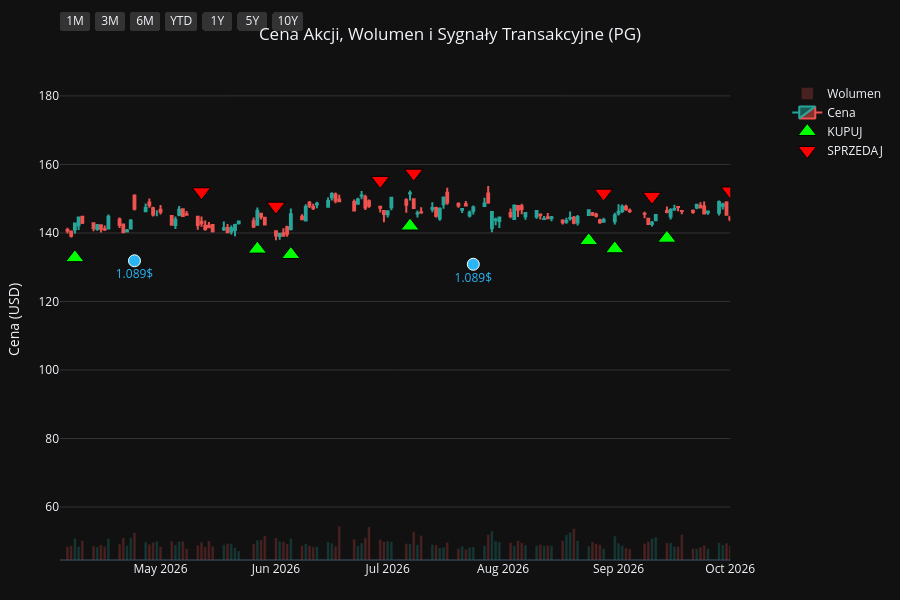
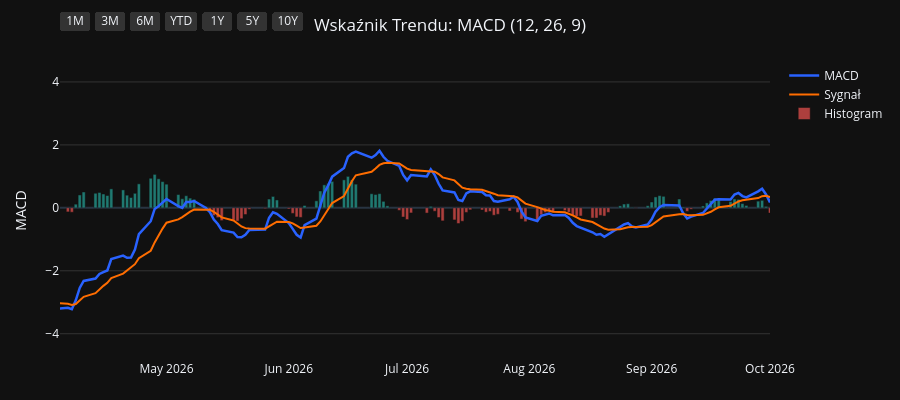
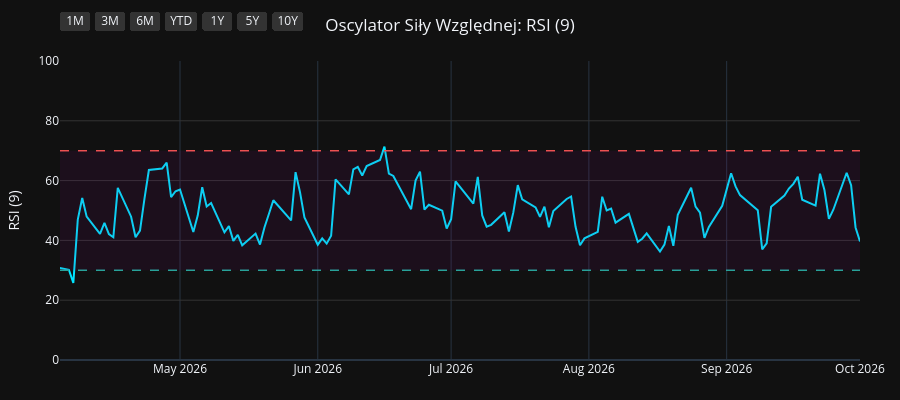
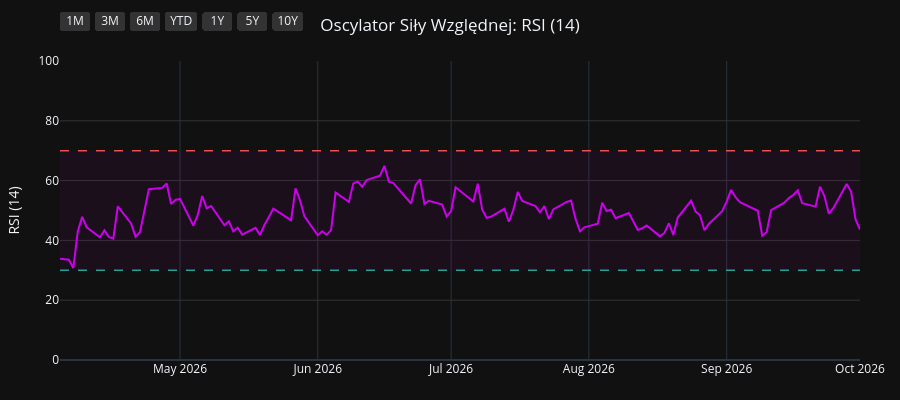

The code cell stored with these charts, in order, in its notebook:
### Code cell
import os
import yfinance as yf
import pandas as pd
import pandas_ta as ta
import plotly.graph_objects as go
from plotly.subplots import make_subplots

# 1. Pobranie i przygotowanie danych
symbol = os.environ.get("STOCK_TICKER", "").strip().upper()
if not symbol:
    raise RuntimeError("Set STOCK_TICKER before running price_extractor.ipynb")
df = yf.Ticker(symbol).history(period="10y")
df.index = df.index.tz_localize(None)

# Wskaźniki i sygnały
df.ta.macd(fast=12, slow=26, signal=9, append=True)
df.ta.rsi(length=9, append=True)
df.ta.rsi(length=14, append=True)
df.ta.rsi(length=21, append=True)
df.dropna(inplace=True)

macd = df['MACD_12_26_9']
signal = df['MACDs_12_26_9']
wczorajszy_macd = macd.shift(1)
wczorajszy_signal = signal.shift(1)

df['Decyzja'] = 'BRAK'
df.loc[(macd > signal) & (wczorajszy_macd <= wczorajszy_signal), 'Decyzja'] = 'KUPUJ'
df.loc[(macd < signal) & (wczorajszy_macd >= wczorajszy_signal), 'Decyzja'] = 'SPRZEDAJ'

df_kupuj = df[df['Decyzja'] == 'KUPUJ']
df_sprzedaj = df[df['Decyzja'] == 'SPRZEDAJ']
df_dywidendy = df[df['Dividends'] > 0]
df_splity = df[df['Stock Splits'] > 0]

# Wspólna konfiguracja osi X
konfiguracja_osi_x = dict(
    type="date",
    showspikes=True, spikemode="across", spikesnap="cursor", spikedash="dot", spikecolor="#ffffff", spikethickness=1, hoverformat="%Y-%m-%d",
    rangeselector=dict(
        buttons=list([
            dict(count=1, label="1M", step="month", stepmode="backward"),
            dict(count=3, label="3M", step="month", stepmode="backward"),
            dict(count=6, label="6M", step="month", stepmode="backward"),
            dict(count=1, label="YTD", step="year", stepmode="todate"),
            dict(count=1, label="1Y", step="year", stepmode="backward"),
            dict(count=5, label="5Y", step="year", stepmode="backward"),
            dict(step="all", label="10Y")
        ]),
        bgcolor="#333333", activecolor="#2962ff", x=0, y=1.1
    )
)

# ==========================================
# WYKRES 1: CENA + WOLUMEN + SYGNAŁY
# ==========================================
fig1 = make_subplots(specs=[[{"secondary_y": True}]])

kolory_wolumenu = ['#26a69a' if row['Close'] >= row['Open'] else '#ef5350' for index, row in df.iterrows()]
fig1.add_trace(go.Bar(x=df.index, y=df['Volume'], marker_color=kolory_wolumenu, opacity=0.25, name='Wolumen'), secondary_y=True)
fig1.add_trace(go.Candlestick(x=df.index, open=df['Open'], high=df['High'], low=df['Low'], close=df['Close'], name='Cena', increasing_line_color='#26a69a', decreasing_line_color='#ef5350'), secondary_y=False)
fig1.add_trace(go.Scatter(x=df_kupuj.index, y=df_kupuj['Low'] * 0.95, customdata=df_kupuj[['Low', 'High']], mode='markers', marker=dict(symbol='triangle-up', size=16, color='#00ff00', line=dict(width=1, color='black')), name='KUPUJ', hovertemplate='KUPUJ<br>Najniższa: %{customdata[0]:.2f}<br>Najwyższa: %{customdata[1]:.2f}<extra></extra>'), secondary_y=False)
fig1.add_trace(go.Scatter(x=df_sprzedaj.index, y=df_sprzedaj['High'] * 1.05, customdata=df_sprzedaj[['Low', 'High']], mode='markers', marker=dict(symbol='triangle-down', size=16, color='#ff0000', line=dict(width=1, color='black')), name='SPRZEDAJ', hovertemplate='SPRZEDAJ<br>Najniższa: %{customdata[0]:.2f}<br>Najwyższa: %{customdata[1]:.2f}<extra></extra>'), secondary_y=False)

if not df_dywidendy.empty:
    fig1.add_trace(go.Scatter(x=df_dywidendy.index, y=df_dywidendy['Low'] * 0.90, mode='markers+text', marker=dict(symbol='circle', size=12, color='#29b6f6', line=dict(width=1, color='white')), text=df_dywidendy['Dividends'].apply(lambda x: f"{x}$"), textposition="bottom center", name='Dywidenda', showlegend=False, hovertemplate='Dywidenda: %{text}<extra></extra>', textfont=dict(color="#29b6f6")), secondary_y=False)
if not df_splity.empty:
                    fig1.add_trace(go.Scatter(x=df_splity.index, y=df_splity['High'], mode='markers+text', marker=dict(symbol='star', size=16, color='#ffee58', line=dict(width=1, color='black')), text=df_splity['Stock Splits'].apply(lambda x: f"{x:g}:1" if x >= 1 else f"1:{1 / x:g}"), textposition="top center", name='Split', hovertemplate='%{text}<extra></extra>', textfont=dict(color="#ffee58")), secondary_y=False)

fig1.update_layout(title=dict(text=f"Cena Akcji, Wolumen i Sygnały Transakcyjne ({symbol})", x=0.5, xanchor='center'), dragmode='pan', xaxis_rangeslider_visible=False, template='plotly_dark', height=600, hovermode='x unified', margin=dict(l=60, r=40, t=60, b=40))
fig1.update_xaxes(**konfiguracja_osi_x)
fig1.update_xaxes(range=[df.index.max() - pd.Timedelta(days=180), df.index.max()])
fig1.update_yaxes(title_text="Cena (USD)", secondary_y=False, gridcolor='#333333')
fig1.update_yaxes(range=[0, df['Volume'].max() * 4], showgrid=False, showticklabels=False, secondary_y=True)
fig1.show(config={'scrollZoom': True})

# ==========================================
# WYKRES 2: WSKAŹNIK MACD
# ==========================================
fig2 = go.Figure()
fig2.add_trace(go.Scatter(x=df.index, y=df['MACD_12_26_9'], line=dict(color='#2962ff', width=2.5), name='MACD'))
fig2.add_trace(go.Scatter(x=df.index, y=df['MACDs_12_26_9'], line=dict(color='#ff6d00', width=2), name='Sygnał'))
kolory_macd = ['#26a69a' if val >= 0 else '#ef5350' for val in df['MACDh_12_26_9']]
fig2.add_trace(go.Bar(x=df.index, y=df['MACDh_12_26_9'], marker_color=kolory_macd, name='Histogram', opacity=0.7))
fig2.update_layout(title=dict(text="Wskaźnik Trendu: MACD (12, 26, 9)", x=0.5, xanchor='center'), dragmode='pan', xaxis_rangeslider_visible=False, template='plotly_dark', height=400, hovermode='x unified', margin=dict(l=60, r=40, t=60, b=40))
fig2.update_xaxes(**konfiguracja_osi_x)
fig2.update_xaxes(range=[df.index.max() - pd.Timedelta(days=180), df.index.max()])
fig2.update_yaxes(title_text="MACD", gridcolor='#333333')
fig2.show(config={'scrollZoom': True})

# ==========================================
# WYKRES 3: OSCYLATOR RSI (9)
# ==========================================
fig3 = go.Figure()
fig3.add_trace(go.Scatter(x=df.index, y=df['RSI_9'], line=dict(color='#00e5ff', width=2), name='RSI (9)'))
fig3.add_hline(y=70, line_dash="dash", line_color="#ef5350", line_width=1.5)
fig3.add_hline(y=30, line_dash="dash", line_color="#26a69a", line_width=1.5)
fig3.add_hrect(y0=30, y1=70, line_width=0, fillcolor="purple", opacity=0.1)
fig3.update_layout(title=dict(text="Oscylator Siły Względnej: RSI (9)", x=0.5, xanchor='center'), dragmode='pan', xaxis_rangeslider_visible=False, template='plotly_dark', height=400, hovermode='x unified', margin=dict(l=60, r=40, t=60, b=40))
fig3.update_xaxes(**konfiguracja_osi_x)
fig3.update_xaxes(range=[df.index.max() - pd.Timedelta(days=180), df.index.max()])
fig3.update_yaxes(title_text="RSI (9)", range=[0, 100], gridcolor='#333333')
fig3.show(config={'scrollZoom': True})

# ==========================================
# WYKRES 4: OSCYLATOR RSI (14)
# ==========================================
fig4 = go.Figure()
fig4.add_trace(go.Scatter(x=df.index, y=df['RSI_14'], line=dict(color='#d500f9', width=2), name='RSI (14)'))
fig4.add_hline(y=70, line_dash="dash", line_color="#ef5350", line_width=1.5)
fig4.add_hline(y=30, line_dash="dash", line_color="#26a69a", line_width=1.5)
fig4.add_hrect(y0=30, y1=70, line_width=0, fillcolor="purple", opacity=0.1)
fig4.update_layout(title=dict(text="Oscylator Siły Względnej: RSI (14)", x=0.5, xanchor='center'), dragmode='pan', xaxis_rangeslider_visible=False, template='plotly_dark', height=400, hovermode='x unified', margin=dict(l=60, r=40, t=60, b=40))
fig4.update_xaxes(**konfiguracja_osi_x)
fig4.update_xaxes(range=[df.index.max() - pd.Timedelta(days=180), df.index.max()])
fig4.update_yaxes(title_text="RSI (14)", range=[0, 100], gridcolor='#333333')
fig4.show(config={'scrollZoom': True})

# ==========================================
# WYKRES 5: OSCYLATOR RSI (21)
# ==========================================
fig5 = go.Figure()
fig5.add_trace(go.Scatter(x=df.index, y=df['RSI_21'], line=dict(color='#64dd17', width=2), name='RSI (21)'))
fig5.add_hline(y=70, line_dash="dash", line_color="#ef5350", line_width=1.5)
fig5.add_hline(y=30, line_dash="dash", line_color="#26a69a", line_width=1.5)
fig5.add_hrect(y0=30, y1=70, line_width=0, fillcolor="purple", opacity=0.1)
fig5.update_layout(title=dict(text="Oscylator Siły Względnej: RSI (21)", x=0.5, xanchor='center'), dragmode='pan', xaxis_rangeslider_visible=False, template='plotly_dark', height=400, hovermode='x unified', margin=dict(l=60, r=40, t=60, b=40))
fig5.update_xaxes(**konfiguracja_osi_x)
fig5.update_xaxes(range=[df.index.max() - pd.Timedelta(days=180), df.index.max()])
fig5.update_yaxes(title_text="RSI (21)", range=[0, 100], gridcolor='#333333')
fig5.show(config={'scrollZoom': True})

### Figure 1 — Plotly figure (JSON) as saved in the notebook; plotly's stock layout.template omitted (floating-point values rounded to 4 significant figures; data arrays with more than 128 entries replaced by an {"elided": "..."} marker saying what was removed)
{"data": [{"marker": {"color": {"elided": "2480 str values"}}, "name": "Wolumen", "opacity": 0.25, "type": "bar", "x": {"elided": "2480 str values"}, "xaxis": "x", "y": {"elided": "2480 int values"}, "yaxis": "y2"}, {"close": {"elided": "2480 float values"}, "decreasing": {"line": {"color": "#ef5350"}}, "high": {"elided": "2480 float values"}, "increasing": {"line": {"color": "#26a69a"}}, "low": {"elided": "2480 float values"}, "name": "Cena", "open": {"elided": "2480 float values"}, "type": "candlestick", "x": {"elided": "2480 str values"}, "xaxis": "x", "yaxis": "y"}, {"customdata": {"elided": "104x2 float values"}, "hovertemplate": "KUPUJ<br>Najniższa: %{customdata[0]:.2f}<br>Najwyższa: %{customdata[1]:.2f}<extra></extra>", "marker": {"color": "#00ff00", "line": {"color": "black", "width": 1}, "size": 16, "symbol": "triangle-up"}, "mode": "markers", "name": "KUPUJ", "type": "scatter", "x": ["2016-11-29T00:00:00", "2016-12-02T00:00:00", "2017-01-17T00:00:00", "2017-02-15T00:00:00", "2017-04-18T00:00:00", "2017-04-25T00:00:00", "2017-05-19T00:00:00", "2017-07-18T00:00:00", "2017-09-20T00:00:00", "2017-10-13T00:00:00", "2017-11-08T00:00:00", "2018-01-22T00:00:00", "2018-02-20T00:00:00", "2018-02-22T00:00:00", "2018-03-02T00:00:00", "2018-03-28T00:00:00", "2018-05-09T00:00:00", "2018-07-27T00:00:00", "2018-08-16T00:00:00", "2018-09-19T00:00:00", "2018-10-19T00:00:00", "2018-12-14T00:00:00", "2019-01-18T00:00:00", "2019-01-23T00:00:00", "2019-03-14T00:00:00", "2019-04-08T00:00:00", "2019-04-15T00:00:00", "2019-05-16T00:00:00", "2019-06-07T00:00:00", "2019-07-03T00:00:00", "2019-07-30T00:00:00", "2019-08-16T00:00:00", "2019-08-27T00:00:00", "2019-09-26T00:00:00", "2019-10-23T00:00:00", "2019-11-19T00:00:00", "2019-11-26T00:00:00", "2020-01-15T00:00:00", "2020-02-05T00:00:00", "2020-02-21T00:00:00", "2020-03-30T00:00:00", "2020-05-28T00:00:00", "2020-07-01T00:00:00", "2020-08-25T00:00:00", "2020-10-06T00:00:00", "2020-11-06T00:00:00", "2020-11-12T00:00:00", "2020-12-17T00:00:00", "2021-02-10T00:00:00", "2021-03-08T00:00:00", "2021-05-10T00:00:00", "2021-06-28T00:00:00", "2021-08-13T00:00:00", "2021-09-14T00:00:00", "2021-10-11T00:00:00", "2021-10-26T00:00:00", "2021-12-06T00:00:00", "2022-02-03T00:00:00", "2022-03-18T00:00:00", "2022-06-02T00:00:00", "2022-06-23T00:00:00", "2022-07-25T00:00:00", "2022-08-03T00:00:00", "2022-10-17T00:00:00", "2023-02-17T00:00:00", "2023-04-21T00:00:00", "2023-06-13T00:00:00", "2023-07-20T00:00:00", "2023-09-18T00:00:00", "2023-10-16T00:00:00", "2023-11-30T00:00:00", "2023-12-28T00:00:00", "2024-02-23T00:00:00", "2024-04-19T00:00:00", "2024-06-10T00:00:00", "2024-06-18T00:00:00", "2024-07-17T00:00:00", "2024-08-05T00:00:00", "2024-08-20T00:00:00", "2024-08-30T00:00:00", "2024-10-15T00:00:00", "2024-11-13T00:00:00", "2025-01-22T00:00:00", "2025-02-21T00:00:00", "2025-04-01T00:00:00", "2025-04-14T00:00:00", "2025-05-15T00:00:00", "2025-07-02T00:00:00", "2025-07-22T00:00:00", "2025-08-11T00:00:00", "2025-09-17T00:00:00", "2025-10-20T00:00:00", "2025-11-13T00:00:00", "2025-11-18T00:00:00", "2025-12-16T00:00:00", "2026-01-12T00:00:00", "2026-02-23T00:00:00", "2026-04-08T00:00:00", "2026-05-27T00:00:00", "2026-06-05T00:00:00", "2026-07-07T00:00:00", "2026-08-24T00:00:00", "2026-08-31T00:00:00", "2026-09-14T00:00:00"], "xaxis": "x", "y": [60.29, 59.83, 61.15, 66.0, 66.39, 66.25, 63.44, 64.76, 70.02, 69.1, 65.26, 68.77, 61.42, 60.74, 59.41, 59.06, 54.85, 61.31, 63.51, 64.63, 66.05, 74.74, 71.42, 73.46, 79.02, 81.2, 82.21, 84.21, 85.12, 88.36, 94.47, 93.51, 95.25, 98.23, 97.5, 96.94, 96.36, 100.0, 101.0, 101.4, 88.71, 93.11, 96.36, 112.4, 113.2, 116.8, 115.7, 113.1, 105.6, 103.4, 112.7, 111.9, 119.2, 121.1, 118.4, 118.7, 126.3, 136.6, 125.3, 121.2, 118.1, 121.9, 120.5, 107.7, 118.4, 134.8, 125.9, 130.0, 134.8, 127.7, 132.6, 128.1, 142.4, 137.4, 148.6, 149.4, 149.7, 150.0, 151.3, 152.7, 155.6, 150.0, 148.9, 151.1, 154.0, 151.0, 145.5, 146.5, 143.0, 141.5, 146.2, 139.6, 137.2, 135.2, 134.4, 131.7, 150.0, 132.8, 135.3, 133.7, 142.0, 137.8, 135.4, 138.5], "yaxis": "y"}, {"customdata": {"elided": "104x2 float values"}, "hovertemplate": "SPRZEDAJ<br>Najniższa: %{customdata[0]:.2f}<br>Najwyższa: %{customdata[1]:.2f}<extra></extra>", "marker": {"color": "#ff0000", "line": {"color": "black", "width": 1}, "size": 16, "symbol": "triangle-down"}, "mode": "markers", "name": "SPRZEDAJ", "type": "scatter", "x": ["2016-12-01T00:00:00", "2017-01-10T00:00:00", "2017-02-14T00:00:00", "2017-03-02T00:00:00", "2017-04-21T00:00:00", "2017-04-26T00:00:00", "2017-06-27T00:00:00", "2017-08-23T00:00:00", "2017-09-21T00:00:00", "2017-10-20T00:00:00", "2018-01-02T00:00:00", "2018-01-23T00:00:00", "2018-02-21T00:00:00", "2018-03-01T00:00:00", "2018-03-22T00:00:00", "2018-04-19T00:00:00", "2018-07-19T00:00:00", "2018-08-10T00:00:00", "2018-08-23T00:00:00", "2018-09-25T00:00:00", "2018-11-20T00:00:00", "2018-12-17T00:00:00", "2019-01-22T00:00:00", "2019-02-25T00:00:00", "2019-04-04T00:00:00", "2019-04-10T00:00:00", "2019-04-23T00:00:00", "2019-05-22T00:00:00", "2019-06-27T00:00:00", "2019-07-23T00:00:00", "2019-08-05T00:00:00", "2019-08-23T00:00:00", "2019-09-10T00:00:00", "2019-10-02T00:00:00", "2019-11-05T00:00:00", "2019-11-22T00:00:00", "2019-12-23T00:00:00", "2020-01-31T00:00:00", "2020-02-11T00:00:00", "2020-02-24T00:00:00", "2020-04-29T00:00:00", "2020-06-24T00:00:00", "2020-08-19T00:00:00", "2020-08-26T00:00:00", "2020-10-22T00:00:00", "2020-11-09T00:00:00", "2020-11-18T00:00:00", "2021-01-13T00:00:00", "2021-02-26T00:00:00", "2021-04-14T00:00:00", "2021-05-27T00:00:00", "2021-08-11T00:00:00", "2021-08-23T00:00:00", "2021-09-16T00:00:00", "2021-10-21T00:00:00", "2021-11-30T00:00:00", "2022-01-06T00:00:00", "2022-02-07T00:00:00", "2022-05-02T00:00:00", "2022-06-09T00:00:00", "2022-07-20T00:00:00", "2022-07-29T00:00:00", "2022-08-24T00:00:00", "2022-12-15T00:00:00", "2023-04-18T00:00:00", "2023-05-04T00:00:00", "2023-07-11T00:00:00", "2023-08-14T00:00:00", "2023-09-20T00:00:00", "2023-11-20T00:00:00", "2023-12-05T00:00:00", "2024-02-12T00:00:00", "2024-02-26T00:00:00", "2024-05-23T00:00:00", "2024-06-12T00:00:00", "2024-06-25T00:00:00", "2024-07-30T00:00:00", "2024-08-15T00:00:00", "2024-08-28T00:00:00", "2024-09-18T00:00:00", "2024-10-23T00:00:00", "2024-12-09T00:00:00", "2025-02-18T00:00:00", "2025-03-12T00:00:00", "2025-04-04T00:00:00", "2025-04-24T00:00:00", "2025-06-06T00:00:00", "2025-07-09T00:00:00", "2025-07-31T00:00:00", "2025-09-15T00:00:00", "2025-09-18T00:00:00", "2025-11-04T00:00:00", "2025-11-17T00:00:00", "2025-12-04T00:00:00", "2026-01-05T00:00:00", "2026-02-19T00:00:00", "2026-03-03T00:00:00", "2026-05-12T00:00:00", "2026-06-01T00:00:00", "2026-06-29T00:00:00", "2026-07-08T00:00:00", "2026-08-28T00:00:00", "2026-09-10T00:00:00", "2026-10-01T00:00:00"], "xaxis": "x", "y": [66.33, 68.04, 71.65, 74.39, 73.07, 73.66, 73.13, 76.43, 77.95, 74.76, 76.4, 75.54, 68.5, 66.39, 64.91, 63.99, 67.53, 69.72, 71.29, 71.98, 80.69, 83.02, 79.56, 87.1, 89.89, 91.05, 90.91, 93.48, 96.29, 102.0, 102.2, 105.6, 106.5, 108.7, 105.8, 106.7, 111.3, 113.0, 112.4, 112.6, 105.7, 105.7, 122.9, 125.6, 129.4, 133.2, 128.8, 125.1, 115.7, 123.8, 126.9, 132.3, 134.2, 134.1, 131.2, 138.0, 153.5, 151.6, 152.2, 138.0, 135.5, 134.7, 139.2, 144.7, 145.3, 151.0, 143.7, 152.8, 150.2, 147.5, 149.0, 154.9, 158.4, 166.2, 165.8, 167.0, 161.5, 168.8, 170.3, 175.0, 170.3, 173.9, 166.9, 173.0, 174.8, 163.1, 167.4, 160.3, 155.0, 161.7, 162.2, 153.6, 152.0, 151.4, 145.2, 165.5, 167.8, 152.0, 147.8, 155.3, 157.4, 151.6, 150.7, 152.2], "yaxis": "y"}, {"hovertemplate": "Dywidenda: %{text}<extra></extra>", "marker": {"color": "#29b6f6", "line": {"color": "white", "width": 1}, "size": 12, "symbol": "circle"}, "mode": "markers+text", "name": "Dywidenda", "showlegend": false, "text": ["0.67$", "0.69$", "0.69$", "0.69$", "0.69$", "0.717$", "0.717$", "0.717$", "0.717$", "0.746$", "0.746$", "0.746$", "0.746$", "0.791$", "0.791$", "0.791$", "0.791$", "0.87$", "0.87$", "0.87$", "0.87$", "0.913$", "0.913$", "0.913$", "0.913$", "0.941$", "0.941$", "0.941$", "0.941$", "1.007$", "1.007$", "1.007$", "1.007$", "1.057$", "1.057$", "1.057$", "1.057$", "1.089$", "1.089$"], "textfont": {"color": "#29b6f6"}, "textposition": "bottom center", "type": "scatter", "x": ["2017-01-18T00:00:00", "2017-04-19T00:00:00", "2017-07-19T00:00:00", "2017-10-19T00:00:00", "2018-01-18T00:00:00", "2018-04-19T00:00:00", "2018-07-19T00:00:00", "2018-10-18T00:00:00", "2019-01-17T00:00:00", "2019-04-17T00:00:00", "2019-07-18T00:00:00", "2019-10-17T00:00:00", "2020-01-23T00:00:00", "2020-04-23T00:00:00", "2020-07-23T00:00:00", "2020-10-22T00:00:00", "2021-01-21T00:00:00", "2021-04-22T00:00:00", "2021-07-22T00:00:00", "2021-10-21T00:00:00", "2022-01-20T00:00:00", "2022-04-21T00:00:00", "2022-07-21T00:00:00", "2022-10-20T00:00:00", "2023-01-19T00:00:00", "2023-04-20T00:00:00", "2023-07-20T00:00:00", "2023-10-19T00:00:00", "2024-01-18T00:00:00", "2024-04-18T00:00:00", "2024-07-19T00:00:00", "2024-10-18T00:00:00", "2025-01-24T00:00:00", "2025-04-21T00:00:00", "2025-07-18T00:00:00", "2025-10-24T00:00:00", "2026-01-23T00:00:00", "2026-04-24T00:00:00", "2026-07-24T00:00:00"], "xaxis": "x", "y": [58.89, 62.78, 61.93, 64.92, 64.36, 53.75, 56.93, 58.99, 67.15, 78.85, 86.48, 88.36, 94.3, 90.63, 97.04, 109.6, 102.0, 105.4, 108.2, 110.8, 128.2, 130.8, 112.6, 103.4, 116.8, 124.3, 123.2, 123.2, 123.7, 132.2, 142.5, 144.5, 140.8, 142.7, 134.3, 133.4, 132.8, 131.9, 130.9], "yaxis": "y"}], "layout": {"dragmode": "pan", "height": 600, "hovermode": "x unified", "margin": {"b": 40, "l": 60, "r": 40, "t": 60}, "title": {"text": "Cena Akcji, Wolumen i Sygnały Transakcyjne (PG)", "x": 0.5, "xanchor": "center"}, "xaxis": {"anchor": "y", "domain": [0.0, 0.94], "hoverformat": "%Y-%m-%d", "range": ["2026-04-04T00:00:00", "2026-10-01T00:00:00"], "rangeselector": {"activecolor": "#2962ff", "bgcolor": "#333333", "buttons": [{"count": 1, "label": "1M", "step": "month", "stepmode": "backward"}, {"count": 3, "label": "3M", "step": "month", "stepmode": "backward"}, {"count": 6, "label": "6M", "step": "month", "stepmode": "backward"}, {"count": 1, "label": "YTD", "step": "year", "stepmode": "todate"}, {"count": 1, "label": "1Y", "step": "year", "stepmode": "backward"}, {"count": 5, "label": "5Y", "step": "year", "stepmode": "backward"}, {"label": "10Y", "step": "all"}], "x": 0, "y": 1.1}, "rangeslider": {"visible": false}, "showspikes": true, "spikecolor": "#ffffff", "spikedash": "dot", "spikemode": "across", "spikesnap": "cursor", "spikethickness": 1, "type": "date"}, "yaxis": {"anchor": "x", "domain": [0.0, 1.0], "gridcolor": "#333333", "title": {"text": "Cena (USD)"}}, "yaxis2": {"anchor": "x", "overlaying": "y", "range": [0, 242483600], "showgrid": false, "showticklabels": false, "side": "right"}}}

### Figure 2 — Plotly figure (JSON) as saved in the notebook; plotly's stock layout.template omitted (floating-point values rounded to 4 significant figures; data arrays with more than 128 entries replaced by an {"elided": "..."} marker saying what was removed)
{"data": [{"line": {"color": "#2962ff", "width": 2.5}, "name": "MACD", "type": "scatter", "x": {"elided": "2480 str values"}, "y": {"elided": "2480 float values"}}, {"line": {"color": "#ff6d00", "width": 2}, "name": "Sygnał", "type": "scatter", "x": {"elided": "2480 str values"}, "y": {"elided": "2480 float values"}}, {"marker": {"color": {"elided": "2480 str values"}}, "name": "Histogram", "opacity": 0.7, "type": "bar", "x": {"elided": "2480 str values"}, "y": {"elided": "2480 float values"}}], "layout": {"dragmode": "pan", "height": 400, "hovermode": "x unified", "margin": {"b": 40, "l": 60, "r": 40, "t": 60}, "title": {"text": "Wskaźnik Trendu: MACD (12, 26, 9)", "x": 0.5, "xanchor": "center"}, "xaxis": {"hoverformat": "%Y-%m-%d", "range": ["2026-04-04T00:00:00", "2026-10-01T00:00:00"], "rangeselector": {"activecolor": "#2962ff", "bgcolor": "#333333", "buttons": [{"count": 1, "label": "1M", "step": "month", "stepmode": "backward"}, {"count": 3, "label": "3M", "step": "month", "stepmode": "backward"}, {"count": 6, "label": "6M", "step": "month", "stepmode": "backward"}, {"count": 1, "label": "YTD", "step": "year", "stepmode": "todate"}, {"count": 1, "label": "1Y", "step": "year", "stepmode": "backward"}, {"count": 5, "label": "5Y", "step": "year", "stepmode": "backward"}, {"label": "10Y", "step": "all"}], "x": 0, "y": 1.1}, "rangeslider": {"visible": false}, "showspikes": true, "spikecolor": "#ffffff", "spikedash": "dot", "spikemode": "across", "spikesnap": "cursor", "spikethickness": 1, "type": "date"}, "yaxis": {"gridcolor": "#333333", "title": {"text": "MACD"}}}}

### Figure 3 — Plotly figure (JSON) as saved in the notebook; plotly's stock layout.template omitted (floating-point values rounded to 4 significant figures; data arrays with more than 128 entries replaced by an {"elided": "..."} marker saying what was removed)
{"data": [{"line": {"color": "#00e5ff", "width": 2}, "name": "RSI (9)", "type": "scatter", "x": {"elided": "2480 str values"}, "y": {"elided": "2480 float values"}}], "layout": {"dragmode": "pan", "height": 400, "hovermode": "x unified", "margin": {"b": 40, "l": 60, "r": 40, "t": 60}, "shapes": [{"line": {"color": "#ef5350", "dash": "dash", "width": 1.5}, "type": "line", "x0": 0, "x1": 1, "xref": "x domain", "y0": 70, "y1": 70, "yref": "y"}, {"line": {"color": "#26a69a", "dash": "dash", "width": 1.5}, "type": "line", "x0": 0, "x1": 1, "xref": "x domain", "y0": 30, "y1": 30, "yref": "y"}, {"fillcolor": "purple", "line": {"width": 0}, "opacity": 0.1, "type": "rect", "x0": 0, "x1": 1, "xref": "x domain", "y0": 30, "y1": 70, "yref": "y"}], "title": {"text": "Oscylator Siły Względnej: RSI (9)", "x": 0.5, "xanchor": "center"}, "xaxis": {"hoverformat": "%Y-%m-%d", "range": ["2026-04-04T00:00:00", "2026-10-01T00:00:00"], "rangeselector": {"activecolor": "#2962ff", "bgcolor": "#333333", "buttons": [{"count": 1, "label": "1M", "step": "month", "stepmode": "backward"}, {"count": 3, "label": "3M", "step": "month", "stepmode": "backward"}, {"count": 6, "label": "6M", "step": "month", "stepmode": "backward"}, {"count": 1, "label": "YTD", "step": "year", "stepmode": "todate"}, {"count": 1, "label": "1Y", "step": "year", "stepmode": "backward"}, {"count": 5, "label": "5Y", "step": "year", "stepmode": "backward"}, {"label": "10Y", "step": "all"}], "x": 0, "y": 1.1}, "rangeslider": {"visible": false}, "showspikes": true, "spikecolor": "#ffffff", "spikedash": "dot", "spikemode": "across", "spikesnap": "cursor", "spikethickness": 1, "type": "date"}, "yaxis": {"gridcolor": "#333333", "range": [0, 100], "title": {"text": "RSI (9)"}}}}

### Figure 4 — Plotly figure (JSON) as saved in the notebook; plotly's stock layout.template omitted (floating-point values rounded to 4 significant figures; data arrays with more than 128 entries replaced by an {"elided": "..."} marker saying what was removed)
{"data": [{"line": {"color": "#d500f9", "width": 2}, "name": "RSI (14)", "type": "scatter", "x": {"elided": "2480 str values"}, "y": {"elided": "2480 float values"}}], "layout": {"dragmode": "pan", "height": 400, "hovermode": "x unified", "margin": {"b": 40, "l": 60, "r": 40, "t": 60}, "shapes": [{"line": {"color": "#ef5350", "dash": "dash", "width": 1.5}, "type": "line", "x0": 0, "x1": 1, "xref": "x domain", "y0": 70, "y1": 70, "yref": "y"}, {"line": {"color": "#26a69a", "dash": "dash", "width": 1.5}, "type": "line", "x0": 0, "x1": 1, "xref": "x domain", "y0": 30, "y1": 30, "yref": "y"}, {"fillcolor": "purple", "line": {"width": 0}, "opacity": 0.1, "type": "rect", "x0": 0, "x1": 1, "xref": "x domain", "y0": 30, "y1": 70, "yref": "y"}], "title": {"text": "Oscylator Siły Względnej: RSI (14)", "x": 0.5, "xanchor": "center"}, "xaxis": {"hoverformat": "%Y-%m-%d", "range": ["2026-04-04T00:00:00", "2026-10-01T00:00:00"], "rangeselector": {"activecolor": "#2962ff", "bgcolor": "#333333", "buttons": [{"count": 1, "label": "1M", "step": "month", "stepmode": "backward"}, {"count": 3, "label": "3M", "step": "month", "stepmode": "backward"}, {"count": 6, "label": "6M", "step": "month", "stepmode": "backward"}, {"count": 1, "label": "YTD", "step": "year", "stepmode": "todate"}, {"count": 1, "label": "1Y", "step": "year", "stepmode": "backward"}, {"count": 5, "label": "5Y", "step": "year", "stepmode": "backward"}, {"label": "10Y", "step": "all"}], "x": 0, "y": 1.1}, "rangeslider": {"visible": false}, "showspikes": true, "spikecolor": "#ffffff", "spikedash": "dot", "spikemode": "across", "spikesnap": "cursor", "spikethickness": 1, "type": "date"}, "yaxis": {"gridcolor": "#333333", "range": [0, 100], "title": {"text": "RSI (14)"}}}}
